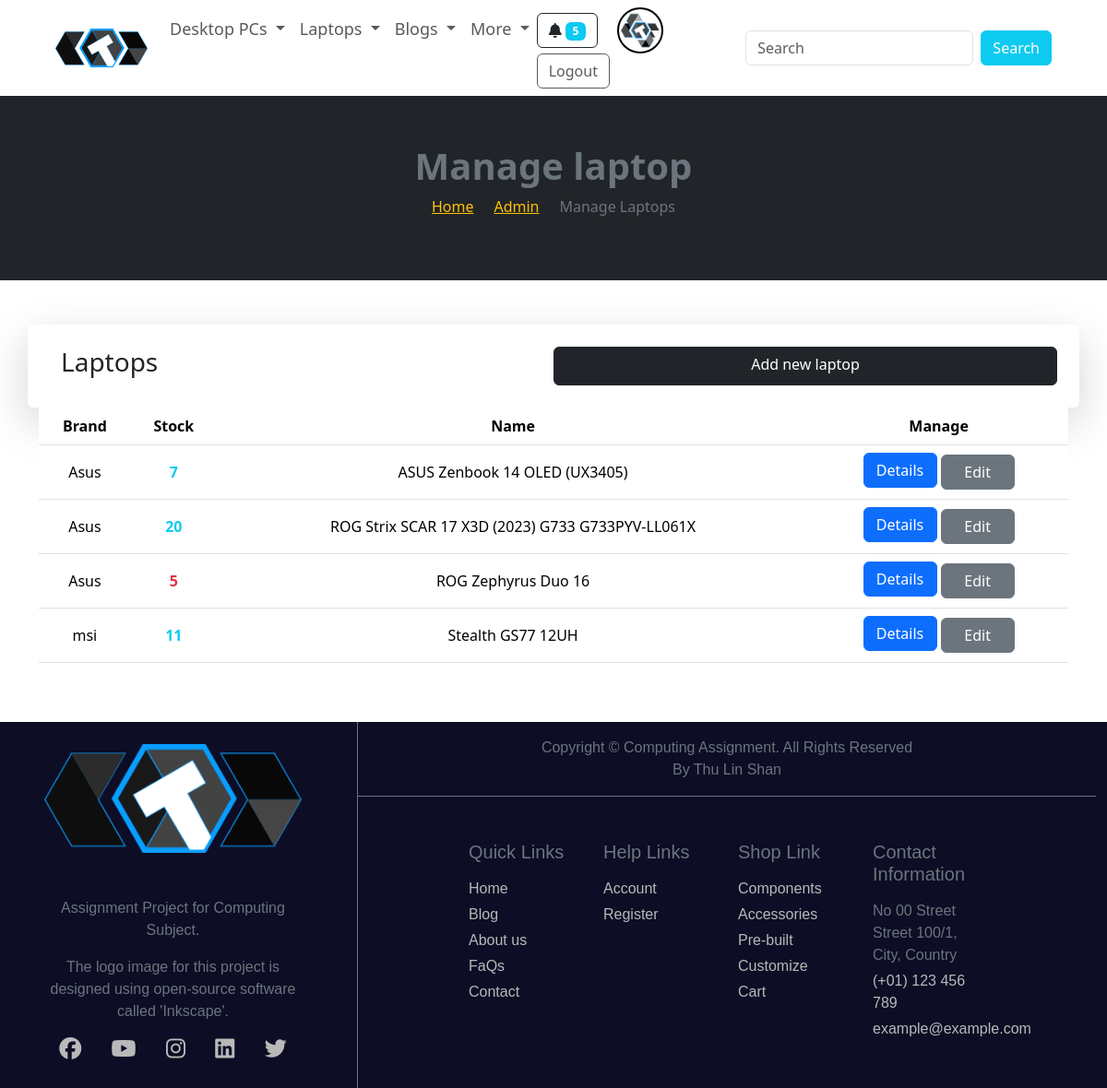
The page /admin/manage_laptop.php (signed in) on the database its author committed.
### tables this page shows
CREATE TABLE `users` (
  `id` int(11) NOT NULL,
  `username` varchar(255) NOT NULL,
  `password` varchar(255) NOT NULL,
  `email` varchar(255) NOT NULL,
  `phone1` varchar(20) NOT NULL,
  `phone2` varchar(20) DEFAULT NULL,
  `address` varchar(255) NOT NULL,
  `avatar` varchar(255) NOT NULL,
  `subscribed` tinyint(4) NOT NULL,
  `is_admin` tinyint(4) NOT NULL DEFAULT 0
);

CREATE TABLE `laptop` (
  `id` int(15) NOT NULL,
  `brand` int(15) NOT NULL,
  `laptop_name` varchar(255) NOT NULL,
  `category` varchar(50) NOT NULL,
  `os` varchar(150) NOT NULL,
  `cpu` varchar(150) NOT NULL,
  `gpu` varchar(150) NOT NULL,
  `ram` varchar(150) NOT NULL,
  `primary_storage` varchar(150) NOT NULL,
  `secondary_storage` varchar(150) DEFAULT NULL,
  `io_ports` varchar(255) NOT NULL,
  `internet` varchar(150) NOT NULL,
  `display` varchar(150) NOT NULL,
  `battery` varchar(150) NOT NULL,
  `dimensions` varchar(150) NOT NULL,
  `img` varchar(255) NOT NULL,
  `price` int(11) NOT NULL,
  `bonus` varchar(150) DEFAULT NULL,
  `free_shipping` tinyint(4) NOT NULL DEFAULT 0,
  `rating` tinyint(4) DEFAULT NULL,
  `date` timestamp NOT NULL DEFAULT current_timestamp(),
  `description` text DEFAULT NULL,
  `stock` int(11) NOT NULL,
  `link` varchar(255) NOT NULL
);

CREATE TABLE `brand` (
  `id` int(11) NOT NULL,
  `brand_name` varchar(255) NOT NULL,
  `products` varchar(60) NOT NULL,
  `img` varchar(255) NOT NULL,
  `description` text DEFAULT NULL,
  `link` varchar(255) NOT NULL
);

### admin/manage_laptop.php (the view, shortened to what this page needs)
<?php
include './partials/header.php';
$query = "SELECT id,brand,laptop_name,stock FROM laptop ORDER BY laptop_name";
$laptops = mysqli_query($connection, $query);
?>
<main>
    <div class="bg-dark text-center d-flex flex-column justify-content-center" style="height: 25vh;">
        <h3 class="text-secondary fw-bold fs-1">Manage laptop</h3>
        <div>
            <nav aria-label="breadcrumb">
                <ol class="breadcrumb text-warning justify-content-center">
                    <li class="breadcrumb-item"><a href="<?= ROOT_URL ?>" class="text-warning">Home</a></li>
                    <li class="breadcrumb-item"><a href="<?= ROOT_URL ?>admin" class="text-warning">Admin</a></li>
                    <li class="breadcrumb-item active text-secondary" aria-current="page">Manage Laptops</li>
                </ol>
            </nav>
        </div>
    </div>
    <div class="container py-5">
        <div class="row p-4 rounded shadow-lg">
            <div class="col-md-6 ">
                <h3>Laptops</h3>
            </div>
            <a class="col-md-6 btn btn-dark px-4" href="./add_laptop.php">Add new laptop</a>
        </div>
        <?php if (mysqli_num_rows($laptops) > 0) : ?>
            <table class="table text-center">
                <thead>
                    <tr>
                        <th>Brand</th>
                        <th>Stock</th>
                        <th>Name</th>
                        <th>Manage</th>
                    </tr>
                </thead>
                <tbody>
                    <?php while ($laptop = mysqli_fetch_assoc($laptops)) : ?>
                        <tr class="align-middle">
                            <?php
                            $brand_id = $laptop['brand'];
                            $query = "SELECT brand_name FROM brand WHERE id=$brand_id";
                            $brand = mysqli_fetch_assoc(mysqli_query($connection, $query));
                            ?>
                            <td><?= $brand['brand_name'] ?></td>
                            <?php if ($laptop['stock'] <= 5) : ?>
                                <td class="text-danger fw-bold"><?= $laptop['stock'] ?></td>
                            <?php else : ?>
                                <td class="text-info fw-bold"><?= $laptop['stock'] ?></td>
                            <?php endif ?>
                            <td><?= $laptop['laptop_name'] ?></td>
                            <td>
                                <a class="btn btn-primary mb-1" style="width: 80px;" href="<?= ROOT_URL ?>details/laptop_details.php?id=<?= $laptop['id'] ?>">Details</a>
                                <a class="btn btn-secondary " style="width: 80px;" href="./edit_laptop.php?id=<?= $laptop['id'] ?>" class="btn sm">Edit</a>
                            </td>
                        </tr>
                    <?php endwhile; ?>
                </tbody>
            </table>
        <?php else : ?>
            <div class="alert__message error d-flex justify-content-center align-items-center py-5 my-5">
                <h4> "No laptops found" </h4>
            </div>
        <?php endif ?>
    </div>
</main>
<?php
include './partials/footer.php';
?>

### admin/partials/header.php (shortened to what this page needs)
<?php
require 'config/database.php';
$id = filter_var($_SESSION['user-id'], FILTER_SANITIZE_NUMBER_INT);
$query = "SELECT avatar FROM users WHERE id=$id";
$result = mysqli_query($connection, $query);
$avatar = mysqli_fetch_assoc($result);
?>
<!DOCTYPE html>
<html lang="en">
<head>
    <link rel="stylesheet" href="<?= ROOT_URL ?>/node_modules/bootstrap/dist/css/bootstrap.min.css">
    <link rel="stylesheet" href="<?= ROOT_URL ?>/assets/css/style.css">
    <link rel="stylesheet" href="<?= ROOT_URL ?>/assets/css/admin.css">
    <link rel="stylesheet" href="https://cdnjs.cloudflare.com/ajax/libs/font-awesome/6.5.1/css/all.min.css">
</head>
<body>
    <header>
        <nav class="navbar navbar-expand-lg bg-white px-5" style="font-size: large;">
            <div class="container-fluid">
                <a class="navbar-brand img-fluid" href="<?= ROOT_URL ?>"><img src="<?= ROOT_URL ?>/assets/images/logos/logo.png" width="100px" alt=""></a>
                <div class="collapse navbar-collapse" id="navbarSupportedContent">
                    <ul class="navbar-nav me-auto mb-2 mb-lg-0 align-items-baseline">
                        <li class="nav-item dropdown">
                            <a class="nav-link dropdown-toggle" href="#" role="button" data-bs-toggle="dropdown" aria-expanded="false">
                                Desktop PCs
                            </a>
                        </li>
                        <li class="nav-item dropdown">
                            <a class="nav-link dropdown-toggle" href="#" role="button" data-bs-toggle="dropdown" aria-expanded="false">
                                Laptops
                            </a>
                        </li>
                        <li class="nav-item dropdown">
                            <a class="nav-link dropdown-toggle" href="#" role="button" data-bs-toggle="dropdown" aria-expanded="false">
                                Blogs
                            </a>
                        </li>
                        <li class="nav-item dropdown">
                            <a class="nav-link dropdown-toggle" href="#" role="button" data-bs-toggle="dropdown" aria-expanded="false">
                                More
                            </a>
                        </li>
                        <?php if (isset($_SESSION['user-id'])) : ?>
                            <li class="nav-item me-2">
                                <button type="button" class="btn btn-outline-dark me-3" id="liveToastBtn"><i class="fa-solid fa-bell"></i><span class="ms-1 badge bg-info">5</span></button>
                                <a href="<?= ROOT_URL ?>admin" class="me-3" style="text-decoration: none;">
                                    <img src="<?= ROOT_URL . '/assets/images/avatars/' . $avatar['avatar'] ?>" style="border-radius: 50%; border:solid black 2px; padding:2px;object-fit: cover;" alt="" width="50px">
                                </a>
                                <a href="<?= ROOT_URL ?>signout.php" style="text-decoration: none;" class="btn btn-outline-dark opacity-75">Logout</a>
                            </li>
                        <?php endif ?>
                    </ul>
                    <form class="d-flex" role="search">
                        <input class="form-control me-2" type="search" placeholder="Search" aria-label="Search">
                        <button class="btn btn-info text-white" type="submit">Search</button>
                    </form>
                </div>
            </div>
        </nav>
    </header>

### rows shown on the page
users: avatar (picture)
laptop: brand.brand_name "Asus", stock "7", laptop_name "ASUS Zenbook 14 OLED (UX3405)"
laptop: brand.brand_name "Asus", stock "20", laptop_name "ROG Strix SCAR 17 X3D (2023) G733 G733PYV-LL061X"
laptop: brand.brand_name "Asus", stock "5", laptop_name "ROG Zephyrus Duo 16"
laptop: brand.brand_name "msi", stock "11", laptop_name "Stealth GS77 12UH"
